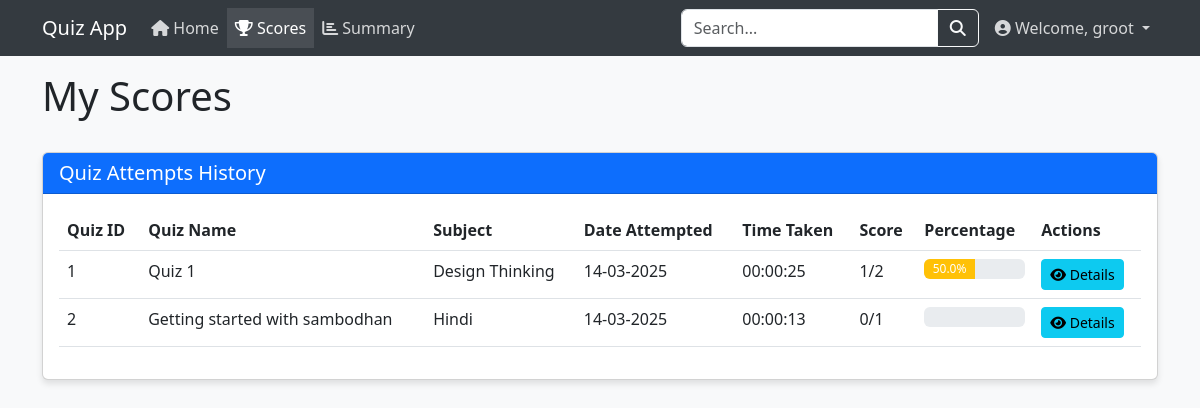
Screenshot of /scores (signed in) with the database file from the repository.
### models/model.py (models this page shows)
class User(db.Model):
    __tablename__ = 'user'
    user_id = db.Column(db.Integer, primary_key=True)
    username = db.Column(db.String(20), unique=True, nullable=False)
    password = db.Column(db.String(100), nullable=False)
    full_name = db.Column(db.String(30), nullable=False)
    qualification = db.Column(db.String(20), nullable=False)
    dob = db.Column(db.Date, nullable=False)
    email = db.Column(db.String(30), unique=True, nullable=False)
    phone = db.Column(db.String(10), nullable=False)
    address = db.Column(db.String(25), nullable=False)
    status = db.Column(db.String(10), default='active')
    is_admin = db.Column(db.Boolean, default=False)
    scores = db.relationship('Scores', backref='user', lazy=True)

class Quiz(db.Model):
    __tablename__ = 'quiz'
    quiz_id = db.Column(db.Integer, primary_key=True)
    name = db.Column(db.String(20), nullable=False)
    chapter_id = db.Column(db.Integer, db.ForeignKey('chapter.chapter_id'), nullable=False)
    date_of_quiz = db.Column(db.Date, nullable=False)
    time_duration = db.Column(db.Time, nullable=False)
    remarks = db.Column(db.String(40))
    questions = db.relationship('Question', backref='quiz', lazy=True, cascade="all, delete-orphan")
    scores = db.relationship('Scores', backref='quiz_ref', lazy=True)

class Subject(db.Model):
    __tablename__ = 'subject'
    subject_id = db.Column(db.Integer, primary_key=True)
    name = db.Column(db.String(20), nullable=False)
    description = db.Column(db.String(40))
    chapters = db.relationship('Chapter', backref='subject', lazy=True, cascade="all, delete-orphan")

class Scores(db.Model):
    __tablename__ = 'scores'
    score_id = db.Column(db.Integer, primary_key=True)
    quiz_id = db.Column(db.Integer, db.ForeignKey('quiz.quiz_id'), nullable=False)
    total_scored = db.Column(db.Integer, nullable=False)
    user_id = db.Column(db.Integer, db.ForeignKey('user.user_id'), nullable=False)
    timestamp_date_of_attempt = db.Column(db.Date, nullable=False)
    time_taken = db.Column(db.Time, nullable=False)
    time_stamp_of_attempt = db.Column(db.Time, nullable=False)
    remarks = db.Column(db.String(40))

### controllers/controller.py (the view)
@app.route('/scores')
@login_required
def scores():
    user_scores = Scores.query.filter_by(user_id=current_user().user_id).order_by(Scores.timestamp_date_of_attempt.desc()).all()
    score_data = []
    for score in user_scores:
        quiz = Quiz.query.get(score.quiz_id)
        question_count = Question.query.filter_by(quiz_id=score.quiz_id).count()
        score_data.append({
            'score': score,
            'quiz': quiz,
            'chapter_name': quiz.chapter.chapter_name,
            'subject_name': quiz.chapter.subject.name,
            'question_count': question_count,
            'percentage': (score.total_scored / question_count) * 100 if question_count > 0 else 0
        })
    return render_template('user/scores.htm', scores=score_data)

### controllers/controller.py (called while the page is built)
def current_user():
    user_id = session.get('user_id')
    if user_id:
        return User.query.get(user_id)
    return None

@app.context_processor
def inject_current_user():
    return dict(current_user=current_user())

def login_required(f):
    @wraps(f)
    def decorated_function(*args, **kwargs):
        if not current_user():
            flash('Please log in first.', 'danger')
            return redirect(url_for('login'))
        return f(*args, **kwargs)
    return decorated_function

### templates/user/scores.htm (shortened to what this page needs)
{% extends "ubase.htm" %}
{% block content %}
<div class="row">
<div class="col-12">
<div class="d-flex justify-content-between align-items-center mb-4">
<h1>My Scores</h1>
</div>
</div>
</div>
<div class="row">
<div class="col-12">
<div class="card">
<div class="card-header bg-primary text-white">
<h5 class="mb-0">Quiz Attempts History</h5>
</div>
<div class="card-body">
{% if scores %}
<div class="table-responsive">
<table class="table table-hover">
<thead>
<tr>
<th>Quiz ID</th>
<th>Quiz Name</th>
<th>Subject</th>
<th>Date Attempted</th>
<th>Time Taken</th>
<th>Score</th>
<th>Percentage</th>
<th>Actions</th>
</tr>
</thead>
<tbody>
{% for item in scores %}
<tr>
<td>{{ item.quiz.quiz_id }}</td>
<td>{{ item.quiz.name }}</td>
<td>{{ item.subject_name }}</td>
<td>{{ item.score.timestamp_date_of_attempt.strftime('%d-%m-%Y') }}</td>
<td>{{ item.score.time_taken.strftime('%H:%M:%S') }}</td>
<td>{{ item.score.total_scored }}/{{ item.question_count }}</td>
<td>
    <div class="progress" style="height: 20px;">
        <div class="progress-bar bg-{{ 'success' if item.percentage >= 70 else ('warning' if item.percentage >= 40 else 'danger') }}"
             role="progressbar"
             style="width: {{ item.percentage }}%;"
             aria-valuenow="{{ item.percentage }}"
             aria-valuemin="0"
             aria-valuemax="100">
            {{ "%.1f"|format(item.percentage) }}%
        </div>
    </div>
</td>
<td>
    <a href="{{ url_for('score_details', score_id=item.score.score_id) }}" class="btn btn-sm btn-info">
        <i class="fas fa-eye"></i> Details
    </a>
</td>
</tr>
{% endfor %}
</tbody>
</table>
</div>
{% else %}
<div class="alert alert-info">
<i class="fas fa-info-circle"></i> You haven't attempted any quizzes yet.
</div>
{% endif %}
</div>
</div>
</div>
</div>
{% endblock %}

### templates/ubase.htm (shortened to what this page needs)
<!DOCTYPE html>
<html lang="en">
<head>
    <link href="https://cdn.jsdelivr.net/npm/bootstrap@5.3.0-alpha1/dist/css/bootstrap.min.css" rel="stylesheet">
    <link rel="stylesheet" href="https://cdnjs.cloudflare.com/ajax/libs/font-awesome/6.4.0/css/all.min.css">
</head>
<body>
    <nav class="navbar navbar-expand-lg navbar-dark">
        <div class="container">
            <a class="navbar-brand" href="{{ url_for('user_dashboard') }}">Quiz App</a>
            <div class="collapse navbar-collapse" id="navbarNav">
                <ul class="navbar-nav">
                    <li class="nav-item">
                        <a class="nav-link {% if request.path == url_for('user_dashboard') %}active{% endif %}" href="{{ url_for('user_dashboard') }}">
                            <i class="fas fa-home"></i> Home
                        </a>
                    </li>
                    <li class="nav-item">
                        <a class="nav-link {% if request.path == url_for('scores') %}active{% endif %}" href="{{ url_for('scores') }}">
                            <i class="fas fa-trophy"></i> Scores
                        </a>
                    </li>
                    <li class="nav-item">
                        <a class="nav-link {% if request.path == url_for('summary') %}active{% endif %}" href="{{ url_for('user_summary') }}">
                            <i class="fas fa-chart-bar"></i> Summary
                        </a>
                    </li>
                </ul>
                <form class="d-flex ms-auto me-2" action="{{ url_for('search') }}">
                    <div class="input-group">
                        <input type="text" name="q" class="form-control" placeholder="Search...">
                        <button class="btn btn-outline-light" type="submit">
                            <i class="fas fa-search"></i>
                        </button>
                    </div>
                </form>
                <ul class="navbar-nav">
                    <li class="nav-item dropdown">
                        <a class="nav-link dropdown-toggle" href="#" id="navbarDropdown" role="button" data-bs-toggle="dropdown">
                            <i class="fas fa-user-circle"></i> Welcome, {{ current_user.username }}
                        </a>
                    </li>
                </ul>
            </div>
        </div>
    </nav>
    <div class="container">
        {% block content %}{% endblock %}
    </div>
</body>
</html>

### templates/ubase.htm (style rules this page uses)
body { background-color: #f8f9fa; }
.navbar { background-color: #343a40; }
.nav-link { color: rgba(255, 255, 255, 0.8); }
.nav-link.active { color: white; background-color: rgba(255, 255, 255, 0.1); }
.card { box-shadow: 0 4px 6px rgba(0, 0, 0, 0.1); margin-bottom: 20px; }

### rows the page displays
User: username "groot"
Quiz: quiz.quiz_id "1", quiz.name "Quiz 1"
Subject: subject_name "Design Thinking"
Scores: score.timestamp_date_of_attempt "14-03-2025", score.time_taken "00:00:25", score.total_scored "1"
Quiz: quiz.quiz_id "2", quiz.name "Getting started with sambodhan"
Subject: subject_name "Hindi"
Scores: score.timestamp_date_of_attempt "14-03-2025", score.time_taken "00:00:13", score.total_scored "0"

### other values shown
{{ item.question_count }} "2" "1"
{{ "%.1f"|format(item.percentage) }} "50.0"
